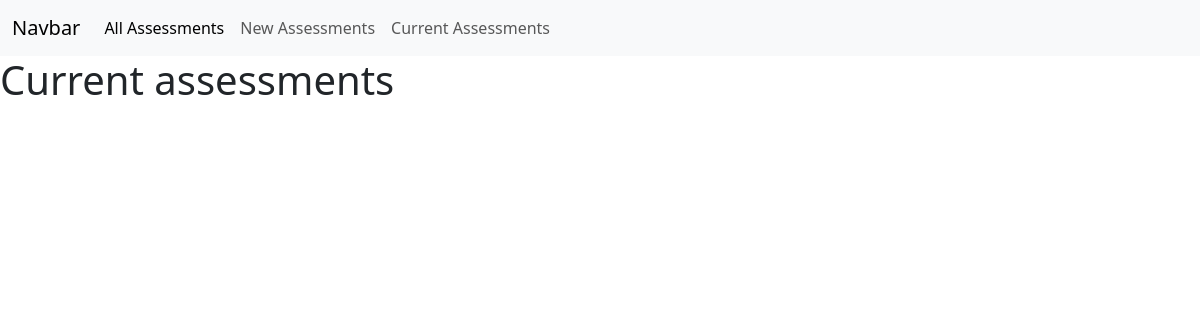
Page /current on the earlier database version.
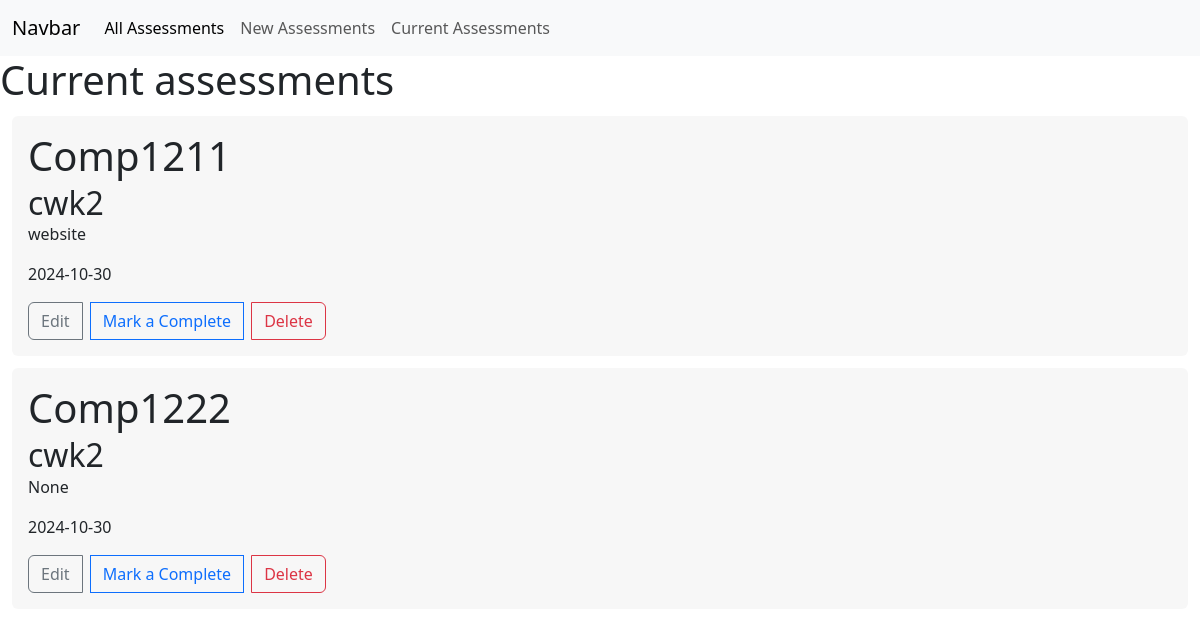
Same page on the later database version.
### app/models.py (models this page shows)
class Assessment(db.Model):
    id = db.Column(db.Integer, primary_key=True)
    Code = db.Column(db.String(500), index=True)
    Title = db.Column(db.String(500))
    Date = db.Column(db.DateTime)
    Description = db.Column(db.String(500))
    Complete = db.Column(db.Boolean, default=False)

### app/views.py (the view)
@app.route('/current', methods=['GET', 'POST'])
def current():
    rows = Assessment.query.all()
    return render_template('current.html', rows=rows)

### app/templates/current.html
{% extends "base.html" %}
 {% block content %}
 <link rel="stylesheet" href="{{ url_for('static', filename='current.css') }}">
 <h1>Current assessments</h1>
    {% for row in rows %}
        {% if not row.Complete%}
            <div class="card" >
            <div class="card-body">
                <h1 class="card-title">{{row.Code}}</h1>
                <h2 class="card-subtitle">{{row.Title}}</h2>
                <p class="card-text">{{row.Description}}</p>
                <p class="card-text">{{row.Date.strftime('%Y-%m-%d')}}</p>
                <div class="btn-group" role="group" aria-label="Basic example">
                    <a href="{{ url_for('edit', id=row.id) }}" class="btn btn-outline-secondary mr-2">Edit</a>
                    <a href="{{ url_for('complete', id=row.id) }}" class="btn btn-outline-primary mr-2">Mark a Complete</a>
                    <a href="{{ url_for('delete', id=row.id) }}" class="btn btn-outline-danger mr-2">Delete</a>
                </div>
            </div>
            </div>
        {% endif %}
    {% endfor %}
{% endblock %}

Differences in the rows shown:
added Assessment: Code "Comp1211", Title "cwk2", Description "website", Date "2024-10-30"
added Assessment: Code "Comp1222", Title "cwk2", Description "None", Date "2024-10-30"
